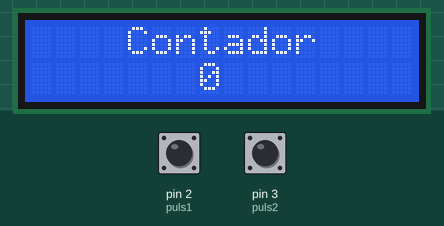
The sketch below on a simulated Arduino Uno, built with avr-gcc and run on an emulated ATmega328P. On the bench: 16×2 character LCD. Inputs (shaded band) come from the test bench; at power-on: pin 2 (puls1) LOW, pin 3 (puls2) LOW.

Above: at 1.2 s.
1.3 s: pin 2 (puls1) pulled HIGH for 1 s
At 3.5 s:
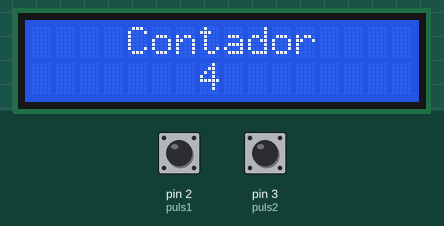
3.8 s: pin 3 (puls2) pulled HIGH for 3.2 s
At 8.2 s:
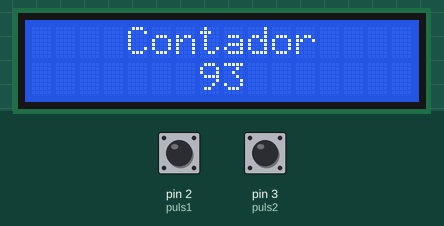
8.5 s: pin 3 (puls2) pulled HIGH for 0.15 s
At 9.6 s:
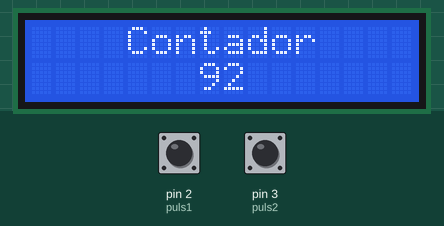
10.3 s: pin 2 (puls1) pulled HIGH for 1 s
At 12.0 s:
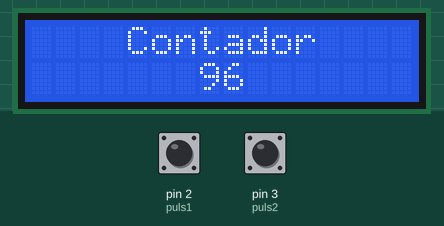
Timing chart, 0 to 13.5 s (numbered marks = the images above; inputs shaded):
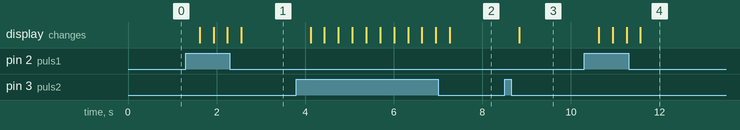

Measured:
- after the input at 1.3 s, the display: first changes after 0.32 s (image 1 shows a later state)
- after the input at 3.8 s, the display: first changes after 0.32 s (image 2 shows a later state)
- after the input at 8.5 s, the display: changes after 0.33 s (image 3)
- after the input at 10.3 s, the display: first changes after 0.33 s (image 4 shows a later state)

The sketch:

TP5.ino
```cpp
#include <LiquidCrystal_I2C.h>
#include <LCD.h>
LiquidCrystal_I2C lcd (0x27, 2, 1, 0, 4, 5, 6, 7);
int contador=0;
int puls1=2;
int puls2=3;
void setup() {
  // put your setup code here, to run once:
  lcd.setBacklightPin(3,POSITIVE);  // puerto P3 de PCF8574 como positivo
    lcd.setBacklight(HIGH);   // habilita iluminacion posterior de LCD
    lcd.begin(16, 2);     // 16 columnas por 2 lineas para LCD 1602A
    lcd.clear();

}
void loop() {
   if (contador == -1){
   contador=99;
   }

     if (contador == 100){
   contador=0;
   }
if (digitalRead(puls1) == HIGH){
   contador++;
  delay(300);
}

  if (digitalRead(puls2) == HIGH){
   contador--;
    delay(300);
}
    lcd.setCursor(4,0);
    lcd.print("Contador");
    lcd.setCursor(7,1);
    lcd.print("   ");
    lcd.setCursor(7,1);
    lcd.print(contador);


}
```
